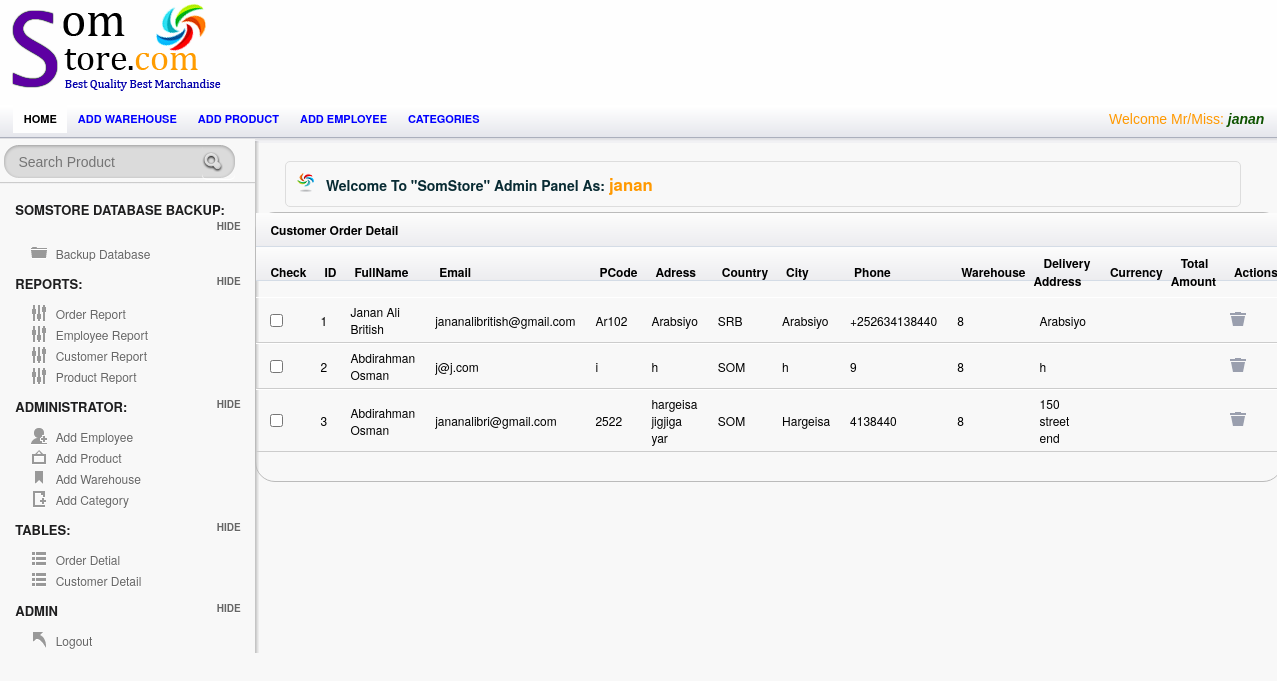
The app's page /eCommerce/Admin/order.php (signed in) with its own data.
### tables this page shows
CREATE TABLE `employee` (
  `Employee_ID` int(95) NOT NULL,
  `Employee_Name` varchar(25) NOT NULL,
  `Username` varchar(25) NOT NULL,
  `Password` varchar(25) NOT NULL,
  `Picture` varchar(255) NOT NULL
);

CREATE TABLE `payment` (
  `order_ID` int(255) NOT NULL,
  `Full_Name` varchar(25) NOT NULL,
  `Email` varchar(55) NOT NULL,
  `Postal_Code` varchar(55) NOT NULL,
  `Address` varchar(55) NOT NULL,
  `Country` varchar(55) NOT NULL,
  `City` varchar(55) NOT NULL,
  `Phone` varchar(55) NOT NULL,
  `Warehouse_ID` int(255) NOT NULL,
  `Dilivery_Address` varchar(75) NOT NULL,
  `Total_Amount` varchar(55) NOT NULL
);

### eCommerce/session.php (called while the page is built, shortened)
<?php
include('config.php');
$check=$_SESSION['login_username'];
$session=mysqli_query($mysqli, "select Username from employee where Username='$check' ");
$row=mysqli_fetch_array($session);
$login_session=$row['Username'];
?>

### eCommerce/Admin/order.php (the view, shortened to what this page needs)
<?php
 include("../config.php");
include("../session.php");
 ?>
<!doctype html>
<html lang="en">
<head>
	<link rel="stylesheet" href="css/layout.css" type="text/css" media="screen" />
</head>
<body>
<div id="container">
	   <div id="header">
		<div id="logo-banner">
				<div id="logo">
					<a href="index.php"><img src="images/logo.png" alt="" /></a>
				</div>
				<div id="banner">
				</div>
		</div>
		</div>
<div id="content-wrap">
	<section id="secondary_bar">
             <nav>
                <ul>
                    <li class="selected"><a href="index.php">Home</a></li>
                    <li><a href="add_warehouse.php">Add warehouse</a></li>
                    <li><a href="add_product.php">Add product</a></li>
                    <li><a href="Employee.php">Add employee</a></li>
                    <li><a href="add_category.php">Categories</a></li>
                    <li class="logout"> <span class="check"> <?php echo "Welcome Mr/Miss:   ". "<font color='##fa5400'><i><b>".$login_session."</b></i></font>" ;?> </span></li>
                </ul>
            </nav>
	</section>
<aside id="sidebar" class="column">
				<div id="search">
					<form action="searchprod.php" method="post" accept-charset="utf-8">
						<input type="text"  title="Search..." class="blink field"  placeholder="Search Product"   name='search' size=60 maxlength=100 />
						<input class="search-button" type="submit" value="Submit" />
						<div class="cl">&nbsp;</div>
					</form>
				</div>
		<hr/>
		<h3> SomStore Database Backup:</h3>
		<ul class="toggle">
		    <li class="icn_folder"><a href="Backup.php">Backup Database</a></li>
		</ul>
		<h3>Reports:</h3>
		<ul class="toggle">
		    <li class="icn_settings"><a href="OrderReports.php">Order Report</a></li>
			<li class="icn_settings"><a href="EmployeeReport.php">Employee Report</a></li>
			<li class="icn_settings"><a href="CustomerReport.php">Customer Report</a></li>
			<li class="icn_settings"><a href="ProductReport.php"> Product Report</a></li>
		</ul>
		<h3>Administrator:</h3>
		<ul class="toggle">
		    <li class="icn_add_user"><a href="Employee.php">Add Employee</a></li>
			<li class="icn_photo"><a href="add_product.php">Add Product</a></li>
			<li class="icn_tags"><a href="add_warehouse.php">Add Warehouse</a></li>
			<li class="icn_new_article"><a href="add_category.php">Add Category</a></li>
		</ul>
        <h3>Tables:</h3>
		<ul class="toggle">
		    <li class="icn_categories"><a href="order.php">Order Detial</a></li>
     		<li class="icn_categories"><a href="customerTable.php">Customer Detail</a></li>
		</ul>
		<h3>Admin</h3>
		<ul class="toggle">
			<li class="icn_jump_back"><a href="../logout.php">Logout</a></li>
		</ul>
	</aside>
	<section id="main" class="column">
		<h4 class="alert_info">Welcome To <strong>"SomStore"</strong> Admin Panel As: <?php echo "  ". "<font color='#f90'><big><b>".$login_session."</b></big></font>" ;?>  </h4>
		<?php
$result = mysqli_query($mysqli,"SELECT * FROM payment");
?>
      			<div id="tab2" class="tab_content">
  <table class="tablesorter" cellspacing="0">
      <thead>
			<thead><th colspan="15"> Customer Order Detail </th></thead>
		<thead>
   		    <th>Check</th>
			<th> ID</th>
    	      <th> FullName</th>
              <th> Email</th>
    		<th>PCode</th>
		    <th>Adress</th>
             <th>Country</th>
             <th>City</th>
              <th>Phone</th>
			  <th>Warehouse</th>
			  <th>Delivery Address</th>
			  <th>Currency</th>
			  <th>Total Amount</th>
			  <th>Actions</th>
		</thead>
		<tbody>
<?php while($row = mysqli_fetch_array($result))
  {?>
    <tr>
    <td><input type="checkbox"></td>
    <td><?Php echo $row['order_ID']; ?></td>
    <td><?php echo $row['Full_Name']; ?></td>
   <td><?php echo $row['Email']; ?></td>
	<td><?php echo $row['Postal_Code']; ?></td>
	<td><?php echo $row['Address']; ?></td>
	<td><?php echo $row['Country']; ?></td>
	<td><?php echo $row['City']; ?></td>
	<td><?php echo $row['Phone']; ?></td>
	<td><?php echo $row['Warehouse_ID']; ?></td>
	<td><?php echo $row['Dilivery_Address']; ?></td>
	<td><?php echo $row['Currency']; ?></td>
	<td><?php echo $row['Total_Amount']; ?></td>
    <td> <a href="PaymentDelete.php?delete=<?php echo $row['order_ID']; ?>" onClick="del(this);" title="Delete" ><input type="image" src="images/icn_trash.png" title="Trash">  </a></td>
    </tr
  <?php }mysqli_close($mysqli);?>
</table>
			</div>
		<div class="spacer"></div>
	</section>
       </div>
</div>
</body>
</html>

### records on screen
employee: Username "janan"
payment: order_ID "1", Full_Name "Janan Ali British", Email "jananalibritish@gmail.com", Postal_Code "Ar102", Address "Arabsiyo", Country "SRB", City "Arabsiyo", Phone "+252634138440", Warehouse_ID "8", Dilivery_Address "Arabsiyo"
payment: order_ID "2", Full_Name "Abdirahman Osman", Email "j@j.com", Postal_Code "i", Address "h", Country "SOM", City "h", Phone "9", Warehouse_ID "8", Dilivery_Address "h"
payment: order_ID "3", Full_Name "Abdirahman Osman", Email "jananalibri@gmail.com", Postal_Code "2522", Address "hargeisa jigjiga yar", Country "SOM", City "Hargeisa", Phone "4138440", Warehouse_ID "8", Dilivery_Address "150 street end"
